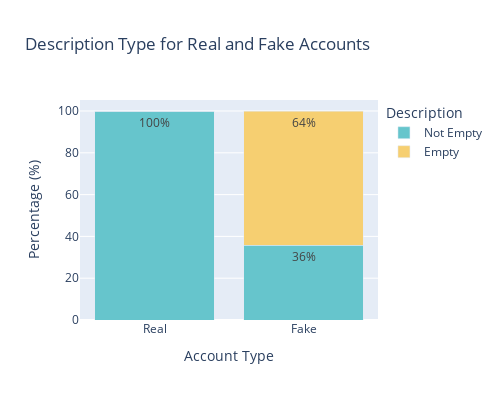

Notebook source saved alongside this figure:
### Code cell
real_accounts = dataframe[dataframe['is_fake'] == 'real']
length_real = len(real_accounts)
fake_accounts = dataframe[dataframe['is_fake'] == 'fake']
length_fake = len(fake_accounts)

real_accounts_with_null_description = real_accounts[real_accounts['description'] == 'null']
length_real_with_null = len(real_accounts_with_null_description)
real_accounts_with_not_null_description = real_accounts[real_accounts['description'] != 'null']
length_real_without_null = len(real_accounts_with_not_null_description)
fake_accounts_with_null_description = fake_accounts[fake_accounts['description'] == 'null']
length_fake_with_null = len(fake_accounts_with_null_description)
fake_accounts_with_not_null_description = fake_accounts[fake_accounts['description'] != 'null']
length_fake_without_null = len(fake_accounts_with_not_null_description)

percentage_real = length_real/len(dataframe)
percentage_real_with_null = length_real_with_null/length_real
percentage_real_without_null = length_real_without_null/length_real
percentage_fake = length_fake/len(dataframe)
percentage_fake_with_null = length_fake_with_null/length_fake
percentage_fake_without_null = length_fake_without_null/length_fake

# Create a DataFrame for plotting
data = {
    'Account Type': ['Real', 'Real', 'Fake', 'Fake'],
    'Description': ['Not Empty', 'Empty', 'Not Empty', 'Empty'],
    'Percentage': [
        percentage_real_without_null * 100,
        percentage_real_with_null * 100,
        percentage_fake_without_null * 100,
        percentage_fake_with_null * 100
    ]
}
plot_data = pd.DataFrame(data)

# Create a stacked bar chart using Plotly Express
fig = px.bar(plot_data, x='Account Type', y='Percentage', color='Description',
             barmode='stack', labels={'Percentage': 'Percentage (%)'},color_discrete_sequence=px.colors.qualitative.Pastel,text='Percentage',
             title='Description Type for Real and Fake Accounts')
fig.update_traces(texttemplate='%{text:.0f}%', textposition='inside')
fig.update_layout(width=500, height=400)
fig.show()

### Figure 1 — Plotly figure (JSON) as saved in the notebook; plotly's stock layout.template omitted (floating-point values rounded to 4 significant figures)
{"data": [{"alignmentgroup": "True", "hovertemplate": "Description=Not Empty<br>Account Type=%{x}<br>Percentage (%)=%{text}<extra></extra>", "legendgroup": "Not Empty", "marker": {"color": "rgb(102, 197, 204)", "pattern": {"shape": ""}}, "name": "Not Empty", "offsetgroup": "Not Empty", "orientation": "v", "showlegend": true, "text": [100, 35.84], "textposition": "inside", "texttemplate": "%{text:.0f}%", "type": "bar", "x": ["Real", "Fake"], "xaxis": "x", "y": [100, 35.84], "yaxis": "y"}, {"alignmentgroup": "True", "hovertemplate": "Description=Empty<br>Account Type=%{x}<br>Percentage (%)=%{text}<extra></extra>", "legendgroup": "Empty", "marker": {"color": "rgb(246, 207, 113)", "pattern": {"shape": ""}}, "name": "Empty", "offsetgroup": "Empty", "orientation": "v", "showlegend": true, "text": [0, 64.16], "textposition": "inside", "texttemplate": "%{text:.0f}%", "type": "bar", "x": ["Real", "Fake"], "xaxis": "x", "y": [0, 64.16], "yaxis": "y"}], "layout": {"barmode": "stack", "height": 400, "legend": {"title": {"text": "Description"}, "tracegroupgap": 0}, "title": {"text": "Description Type for Real and Fake Accounts"}, "width": 500, "xaxis": {"anchor": "y", "domain": [0, 1], "title": {"text": "Account Type"}}, "yaxis": {"anchor": "x", "domain": [0, 1], "title": {"text": "Percentage (%)"}}}}
